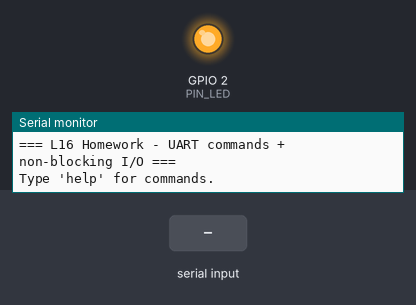
Recording of a program running on a simulated ESP32. Shown: output pins drawn as LEDs (lit = HIGH), the last lines printed to the serial monitor. The inputs (shaded band) are chosen by the test bench.

Above: at 1.2 s.
1.3 s: "help\n" received over Serial
At 2.8 s:
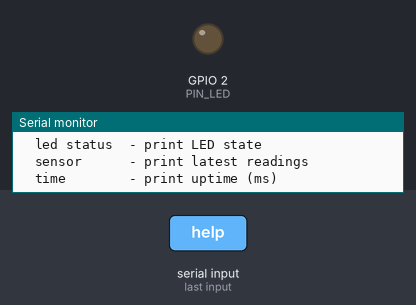
3.5 s: "id\n" received over Serial
5.5 s: "led on\n" received over Serial
Timing chart, 0 to 13.0 s (numbered marks = the images above; inputs shaded):
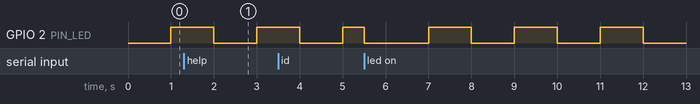

The program:

main.cpp
```cpp
/*
 * Homework 16 - UART commands and non-blocking I/O.
 *
 * A UART (USB CDC) command interface. All timing is non-blocking (millis).
 * Commands:
 *   id        - print device id
 *   help      - print command list
 *   led on/off/status - control the status LED
 *   sensor    - print latest readings (simulated)
 *   time      - print uptime
 *
 * Input is line-buffered: bytes are collected until '\n', then parsed.
 * No delay() anywhere.
 */

#include <Arduino.h>
#include <string>

// ==================== Configuration ====================
static const uint32_t SERIAL_BAUD = 115200;
static const uint32_t HEARTBEAT_MS = 1000;
static const uint8_t PIN_LED = LED_BUILTIN;

// ==================== Non-blocking line reader ====================
static std::string line_buf;

static void handle_command(const std::string &cmd) {
    if (cmd == "help") {
        Serial.println("Available commands:");
        Serial.println("  id          - print device id");
        Serial.println("  help        - print this list");
        Serial.println("  led on      - turn status LED on");
        Serial.println("  led off     - turn status LED off");
        Serial.println("  led status  - print LED state");
        Serial.println("  sensor      - print latest readings");
        Serial.println("  time        - print uptime (ms)");
    } else if (cmd == "id") {
        Serial.println("id: ESP32-L16-HW");
    } else if (cmd == "led on") {
        digitalWrite(PIN_LED, LOW);  // builtin LED active low on most boards
        Serial.println("led on");
    } else if (cmd == "led off") {
        digitalWrite(PIN_LED, HIGH);
        Serial.println("led off");
    } else if (cmd == "led status") {
        Serial.print(digitalRead(PIN_LED) == LOW ? "led on" : "led off");
        Serial.println();
    } else if (cmd == "sensor") {
        Serial.println("sensor: temp=23.5 C hum=45.2 %");
    } else if (cmd == "time") {
        Serial.print("uptime_ms=");
        Serial.println(millis());
    } else if (cmd.length() > 0) {
        Serial.print("unknown: ");
        Serial.println(cmd.c_str());
    }
}

// ==================== Setup & Loop ====================
void setup() {
    pinMode(PIN_LED, OUTPUT);
    Serial.begin(SERIAL_BAUD);
    Serial.println("=== L16 Homework - UART commands + non-blocking I/O ===");
    Serial.println("Type 'help' for commands.");
}

void loop() {
    // Non-blocking serial read: accumulate until newline
    while (Serial.available()) {
        char ch = static_cast<char>(Serial.read());
        // echo back so the terminal shows typed text
        Serial.write(ch);
        if (ch == '\n' || ch == '\r') {
            // line complete (ignore empty lines)
            if (line_buf.length() > 0) {
                handle_command(line_buf);
                line_buf.clear();
            }
        } else if (ch == 0x7F || ch == '\b') { // backspace
            if (line_buf.length() > 0) {
                line_buf.pop_back();
            }
        } else if (line_buf.length() < 255) {
            line_buf.push_back(ch);
        }
    }

    // Heartbeat: blink LED every second (non-blocking)
    static uint32_t last_hb = 0;
    if (millis() - last_hb >= HEARTBEAT_MS) {
        last_hb = millis();
        digitalWrite(PIN_LED, (millis() / HEARTBEAT_MS) % 2 == 0 ? LOW : HIGH);
    }
}
```

Measured:
- by itself, GPIO 2 (PIN_LED): repeats every 2.0 s: HIGH 1.0 s, LOW 1.0 s
